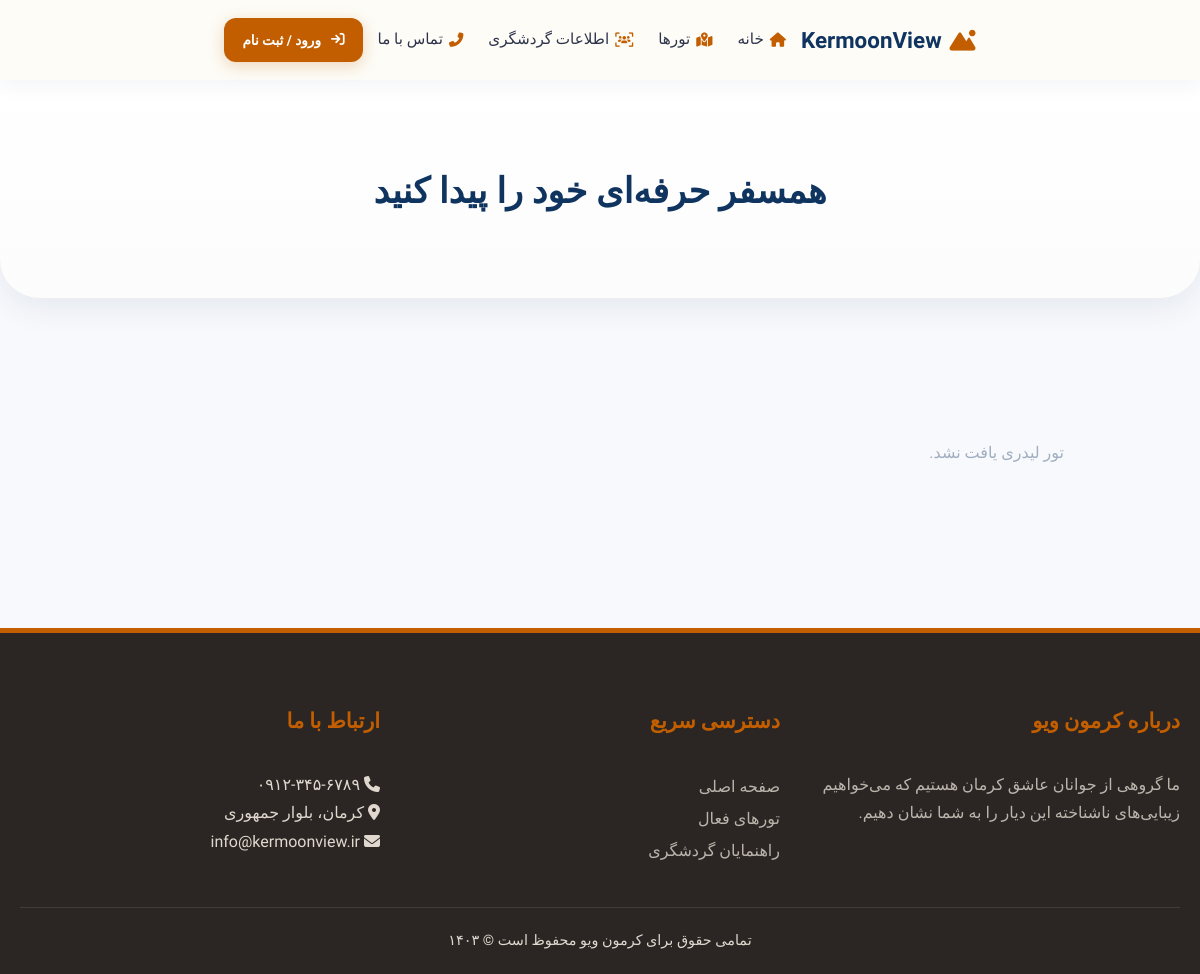
The app's page /guides/, older data.
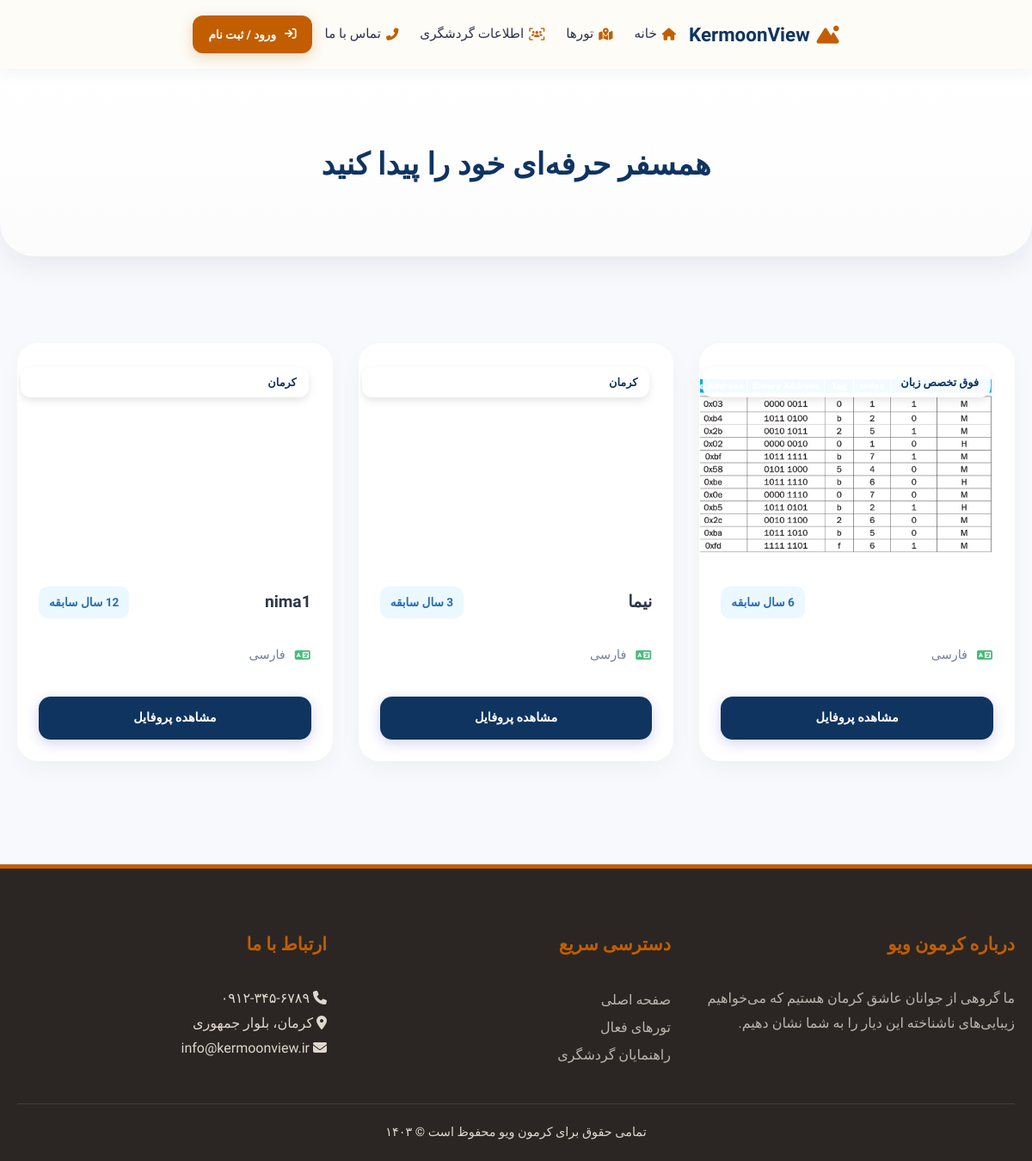
The same page, newer data.
### core/models.py (models this page shows, shortened)
class TourLeaderProfile(models.Model):
    user = models.OneToOneField(User, on_delete=models.CASCADE, related_name='leader_profile')
    specialty = models.CharField(max_length=100, default='نامشخص', verbose_name="تخصص")
    experience_years = models.IntegerField(default=0, verbose_name="سال سابقه")
    languages = models.CharField(max_length=200, default='فارسی', verbose_name="زبان‌ها")
    bio = models.TextField(default='پروفایل جدید', verbose_name="درباره من")
    motivation = models.TextField(verbose_name="انگیزه فعالیت", blank=True, null=True)
    documents = models.FileField(upload_to='leader_docs/', verbose_name="فایل مدارک و رزومه", blank=True, null=True)
    is_verified = models.BooleanField(default=False, verbose_name="تایید شده توسط مدیریت")

class User(AbstractUser):
    ROLE_CHOICES = (
        ('user', 'گردشگر'),
        ('leader', 'تور لیدر'),
        ('admin', 'ادمین'),
    )
    role = models.CharField(max_length=10, choices=ROLE_CHOICES, default='user', verbose_name="نقش")
    phone_number = models.CharField(max_length=15, blank=True, verbose_name="شماره تماس")
    avatar = models.ImageField(upload_to='avatars/', blank=True, null=True, verbose_name="تصویر پروفایل")
    national_id = models.CharField(max_length=10, blank=True, null=True, verbose_name="کد ملی")

### core/views.py (the view)
# urls.py: path('guides/', views.guide_list, name='guide_list'),
def guide_list(request):
    guides = TourLeaderProfile.objects.filter(is_verified=True)
    return render(request, 'guides.html', {'guides': guides})

### core/templates/guides.html
{% extends 'base.html' %}
{% load static %}
{% block extra_css %}
<link rel="stylesheet" href="{% static 'css/guides.css' %}">
{% endblock %}
{% block content %}
    <section class="soft-search-header">
        <div class="container">
            <h1>همسفر حرفه‌ای خود را پیدا کنید</h1>
        </div>
    </section>
    <section class="guides-section">
        <div class="container">
            <div class="soft-grid">
                {% for guide in guides %}
                <div class="soft-card">
                    <div class="soft-card-image">
                        {% if guide.user.avatar %}
                        <img src="{{ guide.user.avatar.url }}" alt="{{ guide.user.get_full_name }}">
                        {% endif %}
                        <span class="soft-category">{{ guide.specialty }}</span>
                    </div>
                    <div class="soft-card-content">
                        <div class="soft-card-header">
                            <h3 class="soft-title">{{ guide.user.get_full_name }}</h3>
                            <span class="soft-tag-blue">{{ guide.experience_years }} سال سابقه</span>
                        </div>
                        <ul class="soft-info-list">
                            <li><i class="fas fa-language"></i> {{ guide.languages }}</li>
                        </ul>
                        <div class="soft-actions">
                            <a href="{% url 'guide_detail' guide.id %}" class="btn-fill-soft">مشاهده پروفایل</a>
                        </div>
                    </div>
                </div>
                {% empty %}
                <p class="no-results-msg" style="display:block;">تور لیدری یافت نشد.</p>
                {% endfor %}
            </div>
        </div>
    </section>
{% endblock %}

Row changes from the older to the newer data that the page shows:
added TourLeaderProfile: user.avatar (picture), specialty "فوق تخصص زبان", experience_years "6", languages "فارسی"
added TourLeaderProfile: specialty "کرمان", user.get_full_name "نیما", experience_years "3", languages "فارسی"
added TourLeaderProfile: specialty "کرمان", user.get_full_name "nima1", languages "فارسی"
Text that changed along with them:
text no longer shown: "تور لیدری یافت نشد."
